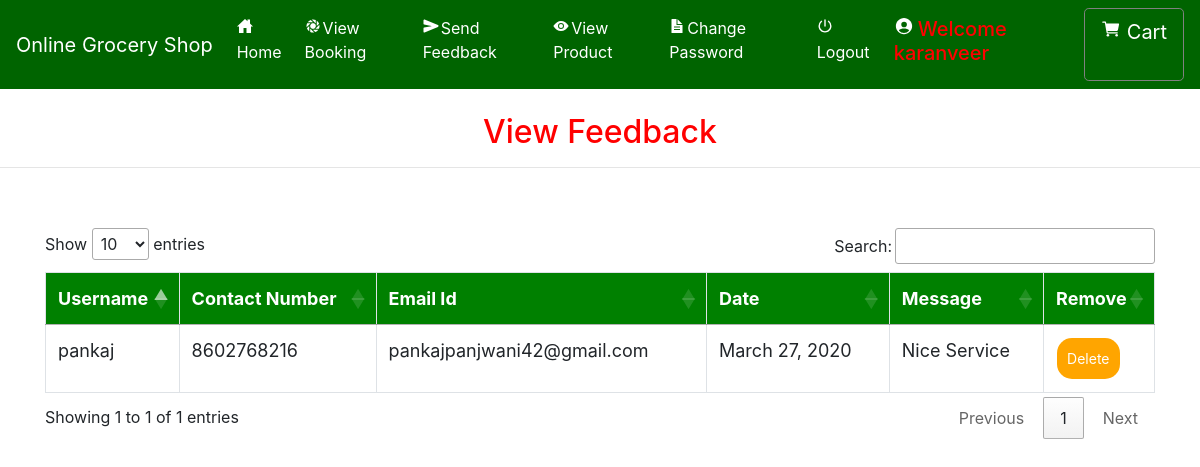
The app's page /view_feedback (signed in) with its own data.
### grocery/models.py (models this page shows, shortened)
class Send_Feedback(models.Model):
    profile = models.ForeignKey(Profile, on_delete=models.CASCADE, null=True)
    message1 = models.TextField(null=True)
    date = models.CharField(max_length=30, null=True)

class Profile(models.Model):
    user = models.ForeignKey(User, on_delete=models.CASCADE, null=True)
    dob = models.DateField(null=True)
    city = models.CharField(max_length=30, null=True)
    address = models.CharField(max_length=50, null=True)
    contact = models.CharField(max_length=10, null=True)
    image = models.FileField(null=True)

### grocery/views.py (the view)
# urls.py: path('view_feedback', View_feedback, name='view_feedback'),
def View_feedback(request):
    if not request.user.is_authenticated:
        return redirect('login_admin')
    feed = Send_Feedback.objects.all()
    d = {'feed': feed}
    return render(request, 'view_feedback.html', d)

### grocery/templates/view_feedback.html (shortened to what this page needs)
{% extends 'navigation.html' %}
{% block body %}
<center><h2 style="color:red;margin-top:2%">View Feedback</h2></center><hr>
<div class="container" style="margin-top:5%">
<table class="table table-bordered" id="myTable" >
  <thead>
  <tr>
    <th>Username</th>
    <th>Contact Number</th>
      <th> Email Id</th>
    <th>Date</th>
      <th>Message</th>
    <th>Remove</th>
  </tr>
  </thead>
   <tbody>
    {% for i in feed %}
  <tr>
    <td>{{i.profile.user.username}}</td>
    <td>{{i.profile.contact}}</td>
      <td>{{i.profile.user.email}}</td>
      <td>{{i.date}}</td>
      <td>{{i.message1}}</td>
      <td><a href="{% url 'delete_feedback' i.id %}" onclick="return confirm('Are you sure?')"><button class="button button1">Delete</button></a></td>
  </tr>
    {% endfor %}
    </tbody>
</table>
</div>
{% endblock %}

### grocery/templates/navigation.html (style rules this page uses)
* { box-sizing: border-box; }
#myTable { border-collapse: collapse; width: 100%; border: 1px solid #ddd; font-size: 18px; }
#myTable th { text-align: left; padding: 12px; background-color: green; color: white; }
#myTable td { text-align: left; padding: 12px; background-color: white; }
#myTable tr { border-bottom: 1px solid #ddd; }
.button { background-color: orange; border: none; color: white; padding: 10px; text-align: center; text-decoration: none; display: inline-block; font-size: 14px; margin: 1px 1px; cursor: pointer; }
.button1 { border-radius: 15px; }

### records on screen
Send_Feedback: profile.user.username "pankaj", profile.contact "8602768216", profile.user.email "pankajpanjwani42@gmail.com", date "March 27, 2020", message1 "Nice Service"
